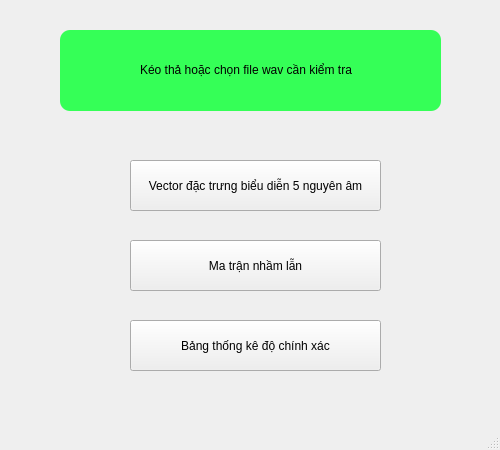
<?xml version="1.0" encoding="UTF-8"?>
<ui version="4.0">
 <class>MainWindow</class>
 <widget class="QMainWindow" name="MainWindow">
  <property name="geometry">
   <rect>
    <x>0</x>
    <y>0</y>
    <width>500</width>
    <height>450</height>
   </rect>
  </property>
  <property name="windowTitle">
   <string>MainWindow</string>
  </property>
  <property name="styleSheet">
   <string notr="true">QMainWindow{
	
}</string>
  </property>
  <widget class="QWidget" name="centralwidget">
   <widget class="QFrame" name="frame">
    <property name="geometry">
     <rect>
      <x>60</x>
      <y>30</y>
      <width>381</width>
      <height>81</height>
     </rect>
    </property>
    <property name="styleSheet">
     <string notr="true">QFrame{
	background:rgb(53, 255, 87);
	border-radius:10px;
}</string>
    </property>
    <property name="frameShape">
     <enum>QFrame::StyledPanel</enum>
    </property>
    <property name="frameShadow">
     <enum>QFrame::Raised</enum>
    </property>
    <widget class="QLabel" name="label">
     <property name="geometry">
      <rect>
       <x>10</x>
       <y>10</y>
       <width>55</width>
       <height>61</height>
      </rect>
     </property>
     <property name="text">
      <string/>
     </property>
     <property name="pixmap">
      <pixmap>wav.png</pixmap>
     </property>
    </widget>
    <widget class="QLabel" name="label_2">
     <property name="geometry">
      <rect>
       <x>80</x>
       <y>25</y>
       <width>291</width>
       <height>31</height>
      </rect>
     </property>
     <property name="text">
      <string>&lt;html&gt;&lt;head/&gt;&lt;body&gt;&lt;p&gt;&lt;span style=&quot; font-size:9pt; color:#000000;&quot;&gt;Kéo thả hoặc chọn file wav cần kiểm tra&lt;/span&gt;&lt;/p&gt;&lt;/body&gt;&lt;/html&gt;</string>
     </property>
    </widget>
   </widget>
   <widget class="QPushButton" name="pushButton">
    <property name="geometry">
     <rect>
      <x>130</x>
      <y>160</y>
      <width>251</width>
      <height>51</height>
     </rect>
    </property>
    <property name="text">
     <string>Vector đặc trưng biểu diễn 5 nguyên âm</string>
    </property>
   </widget>
   <widget class="QPushButton" name="pushButton_2">
    <property name="geometry">
     <rect>
      <x>130</x>
      <y>240</y>
      <width>251</width>
      <height>51</height>
     </rect>
    </property>
    <property name="text">
     <string>Ma trận nhầm lẫn</string>
    </property>
   </widget>
   <widget class="QPushButton" name="pushButton_3">
    <property name="geometry">
     <rect>
      <x>130</x>
      <y>320</y>
      <width>251</width>
      <height>51</height>
     </rect>
    </property>
    <property name="text">
     <string>Bảng thống kê độ chính xác</string>
    </property>
   </widget>
  </widget>
  <widget class="QMenuBar" name="menubar">
   <property name="geometry">
    <rect>
     <x>0</x>
     <y>0</y>
     <width>500</width>
     <height>26</height>
    </rect>
   </property>
  </widget>
  <widget class="QStatusBar" name="statusbar"/>
 </widget>
 <resources/>
 <connections/>
</ui>
